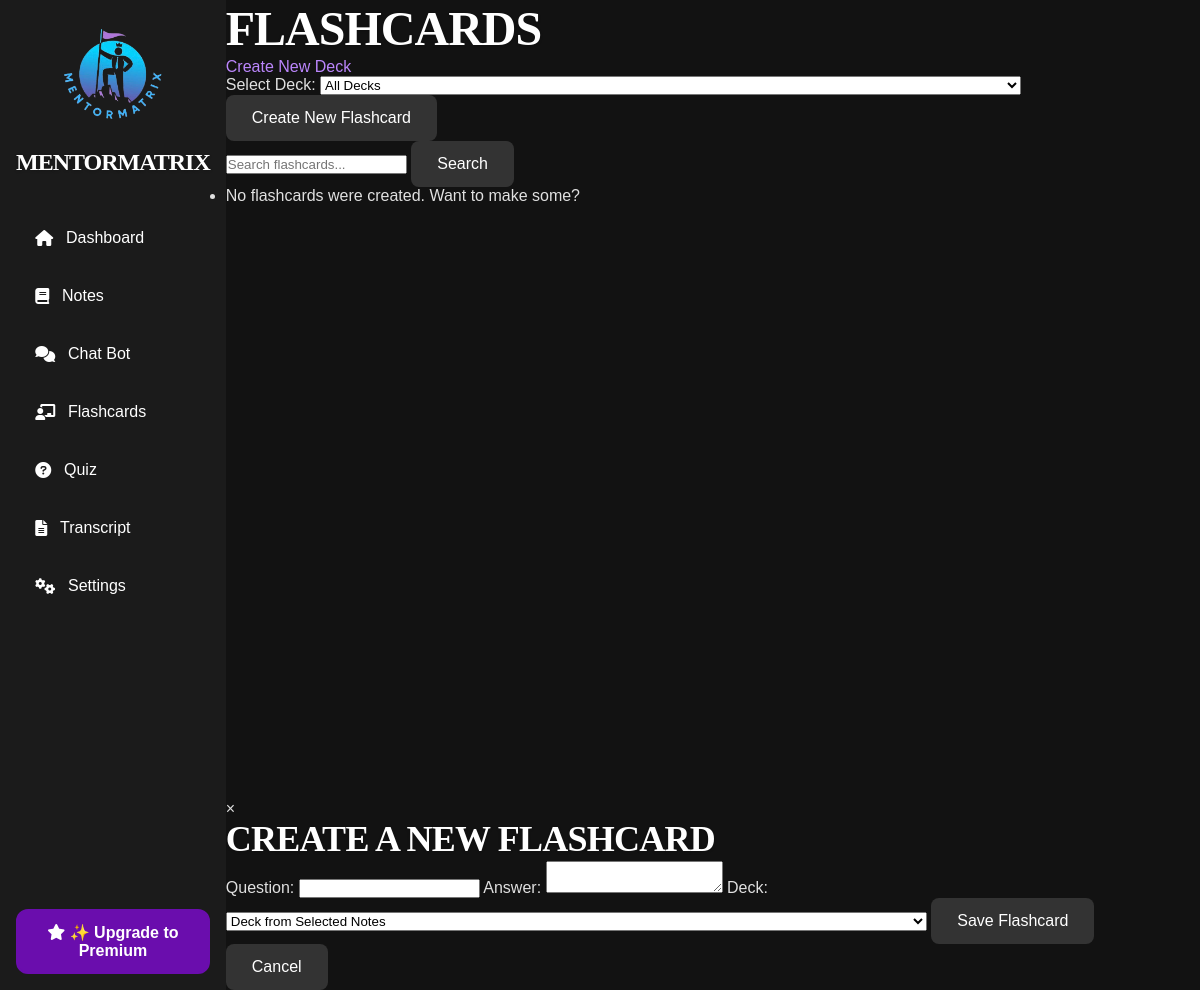
Before: /flashcards?deck_id=2 with the older database file.
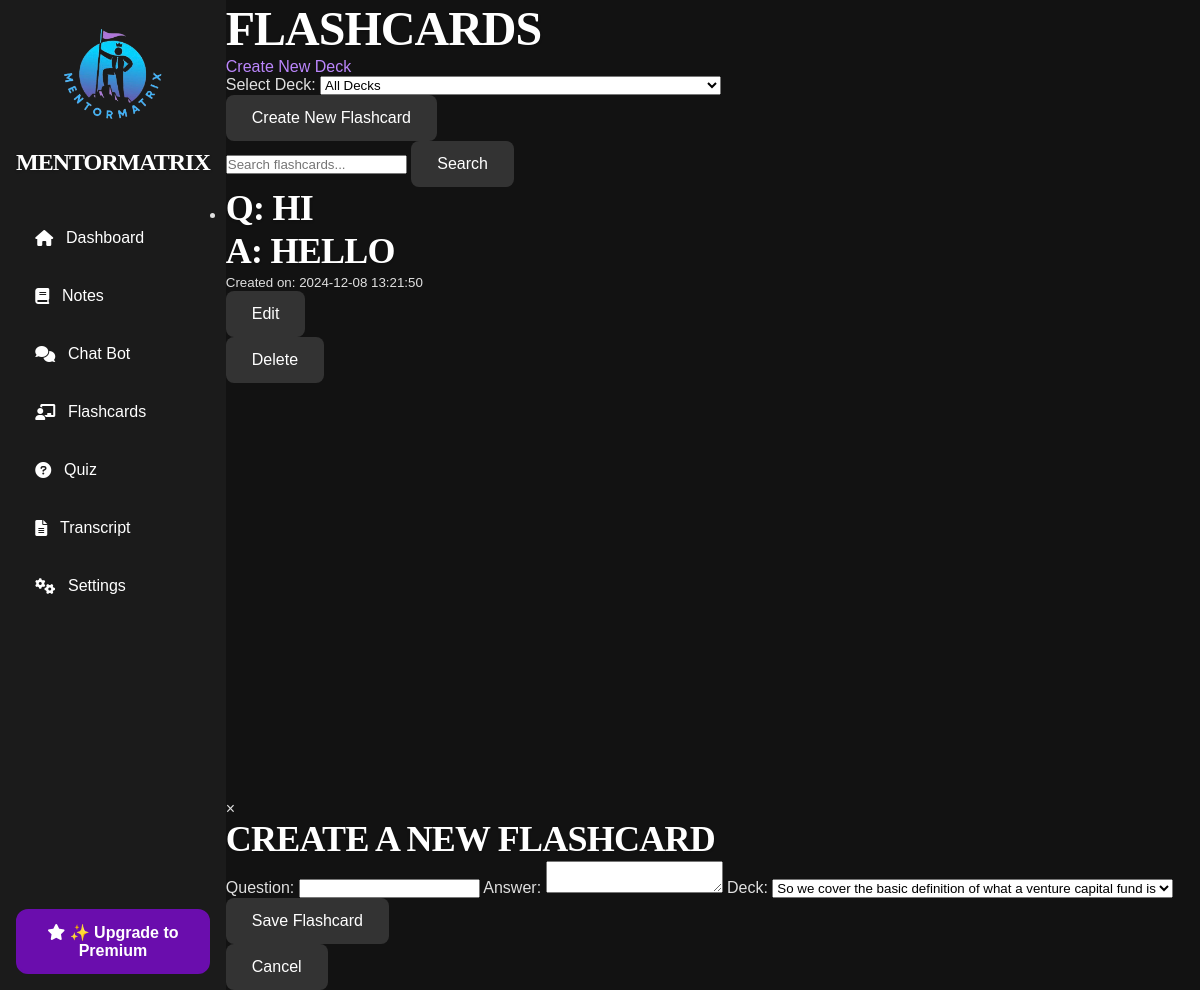
After: the same page with the newer database file.
### tables this page shows
CREATE TABLE flashcards (
                    id INTEGER PRIMARY KEY AUTOINCREMENT,
                    deck_id INTEGER NOT NULL,
                    note_id INTEGER,
                    question TEXT NOT NULL,
                    answer TEXT NOT NULL,
                    created_at DATETIME DEFAULT CURRENT_TIMESTAMP,
                    updated_at DATETIME DEFAULT CURRENT_TIMESTAMP,
                    FOREIGN KEY (deck_id) REFERENCES decks(id) ON DELETE CASCADE,
                    FOREIGN KEY (note_id) REFERENCES notes(id) ON DELETE CASCADE);

### routes/flashcards.py (the view)
@flashcards_blueprint.route('/flashcards')
def flashcards():
    deck_id = request.args.get('deck_id')
    if deck_id:
        flashcards = db.execute("SELECT * FROM flashcards WHERE deck_id = ? ORDER BY created_at DESC", deck_id)
    else:
        flashcards = db.execute("SELECT * FROM flashcards ORDER BY created_at DESC")
    decks = db.execute("SELECT * FROM decks ORDER BY created_at DESC")  # Get available decks
    return render_template('flashcards.html', flashcards=flashcards, decks=decks, selected_deck_id=deck_id)

### templates/flashcards.html (shortened to what the changed rows need)
{% extends "layout.html" %}
{% block other_head_stuff %}
<link rel="stylesheet" href="{{ url_for('static', filename='css/popup.css') }}">
{% endblock %}
{% block content %}
  <div class="container text-white">
    <div class="main-content">
      <h1 class="text-center text-4xl mb-5">Flashcards</h1>
      <ul class="space-y-4">
        {% for flashcard in flashcards %}
          <li class="bg-gray-800 p-4 rounded-md text-center relative">
            <div class="flashcard-content">
              <div class="flashcard-front">
                <h2 class="text-2xl mb-2 text-blue-400">Q: {{ flashcard.question }}</h2>
              </div>
              <div class="flashcard-back">
                <h2 class="text-2xl mb-2 text-green-400">A: {{ flashcard.answer }}</h2>
              </div>
            </div>
            <small class="block mt-2 text-gray-400">Created on: {{ flashcard.created_at }}</small>
            <div class="flex justify-center gap-4 mt-4">
              <form action="/edit_flashcard/{{ flashcard.id }}" method="GET" class="inline">
                <button type="submit" class="px-4 py-2 bg-yellow-500 text-white rounded-md hover:bg-yellow-600 transition">
                  Edit
                </button>
              </form>
              <form action="/delete_flashcard/{{ flashcard.id }}" method="POST" class="inline">
                <button type="submit" class="px-4 py-2 bg-red-500 text-white rounded-md hover:bg-red-600 transition">
                  Delete
                </button>
              </form>
            </div>
          </li>
          {% else %}
          <li class="text-gray-400 text-center">No flashcards were created. Want to make some?</li>
          {% endfor %}
        </ul>
      </div>
    </div>
  <div id="myModal" class="fixed inset-0 bg-gray-900 bg-opacity-75 flex items-center justify-center hidden">
    <div class="bg-white p-6 rounded-lg relative w-96">
      <h2 class="text-xl font-bold mb-4">Create a New Flashcard</h2>
      <form action="/add_flashcard" method="POST" class="space-y-4">
        <label for="deck_id" class="block">
          Deck:
          <select name="deck_id" id="deck-select" class="w-full p-2 border border-gray-300 rounded-md" required>
            {% for deck in decks %}
              <option value="{{ deck.id }}">{{ deck.title }}</option>
              {% endfor %}
            </select>
          </label>
      </form>
    </div>
  </div>
  {% endblock %}

Changed rows visible on the page:
now on this page (row edited): flashcards: question "HI", answer "HELLO", created_at "2024-12-08 13:21:50"
Other visible differences:
form field deck_id: "Deck from Selected Notes" → "So we cover the basic definition of what a venture capital fund is"
text no longer shown: "No flashcards were created. Want to make some?"
